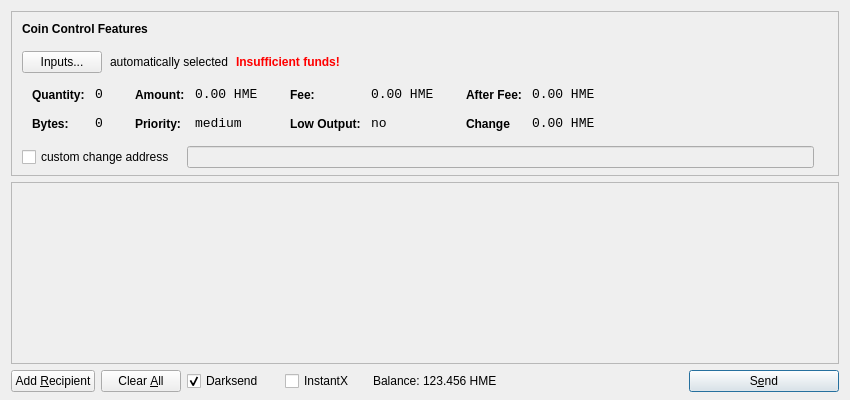
<?xml version="1.0" encoding="UTF-8"?>
<ui version="4.0">
 <class>SendCoinsDialog</class>
 <widget class="QDialog" name="SendCoinsDialog">
  <property name="geometry">
   <rect>
    <x>0</x>
    <y>0</y>
    <width>850</width>
    <height>400</height>
   </rect>
  </property>
  <property name="windowTitle">
   <string>Send Coins</string>
  </property>
  <layout class="QVBoxLayout" name="verticalLayout" stretch="0,1,0">
   <property name="bottomMargin">
    <number>8</number>
   </property>
   <item>
    <widget class="QFrame" name="frameCoinControl">
     <property name="sizePolicy">
      <sizepolicy hsizetype="Expanding" vsizetype="Expanding">
       <horstretch>0</horstretch>
       <verstretch>0</verstretch>
      </sizepolicy>
     </property>
     <property name="maximumSize">
      <size>
       <width>16777215</width>
       <height>16777215</height>
      </size>
     </property>
     <property name="frameShape">
      <enum>QFrame::StyledPanel</enum>
     </property>
     <property name="frameShadow">
      <enum>QFrame::Sunken</enum>
     </property>
     <layout class="QVBoxLayout" name="verticalLayoutCoinControl2">
      <property name="spacing">
       <number>-1</number>
      </property>
      <property name="leftMargin">
       <number>0</number>
      </property>
      <property name="topMargin">
       <number>0</number>
      </property>
      <property name="rightMargin">
       <number>0</number>
      </property>
      <property name="bottomMargin">
       <number>6</number>
      </property>
      <item>
       <layout class="QVBoxLayout" name="verticalLayoutCoinControl" stretch="0,0,0,0,1">
        <property name="spacing">
         <number>0</number>
        </property>
        <property name="leftMargin">
         <number>10</number>
        </property>
        <property name="topMargin">
         <number>10</number>
        </property>
        <item>
         <layout class="QHBoxLayout" name="horizontalLayoutCoinControl1">
          <property name="bottomMargin">
           <number>15</number>
          </property>
          <item>
           <widget class="QLabel" name="labelCoinControlFeatures">
            <property name="sizePolicy">
             <sizepolicy hsizetype="Preferred" vsizetype="Maximum">
              <horstretch>0</horstretch>
              <verstretch>0</verstretch>
             </sizepolicy>
            </property>
            <property name="font">
             <font>
              <weight>75</weight>
              <bold>true</bold>
             </font>
            </property>
            <property name="styleSheet">
             <string notr="true">font-weight:bold;</string>
            </property>
            <property name="text">
             <string>Coin Control Features</string>
            </property>
           </widget>
          </item>
         </layout>
        </item>
        <item>
         <layout class="QHBoxLayout" name="horizontalLayoutCoinControl2" stretch="0,0,0,0">
          <property name="spacing">
           <number>8</number>
          </property>
          <property name="bottomMargin">
           <number>10</number>
          </property>
          <item>
           <widget class="QPushButton" name="pushButtonCoinControl">
            <property name="styleSheet">
             <string notr="true"/>
            </property>
            <property name="text">
             <string>Inputs...</string>
            </property>
           </widget>
          </item>
          <item>
           <widget class="QLabel" name="labelCoinControlAutomaticallySelected">
            <property name="text">
             <string>automatically selected</string>
            </property>
            <property name="margin">
             <number>5</number>
            </property>
           </widget>
          </item>
          <item>
           <widget class="QLabel" name="labelCoinControlInsuffFunds">
            <property name="font">
             <font>
              <weight>75</weight>
              <bold>true</bold>
             </font>
            </property>
            <property name="styleSheet">
             <string notr="true">color:red;font-weight:bold;</string>
            </property>
            <property name="text">
             <string>Insufficient funds!</string>
            </property>
            <property name="margin">
             <number>5</number>
            </property>
           </widget>
          </item>
          <item>
           <spacer name="horizontalSpacerCoinControl">
            <property name="orientation">
             <enum>Qt::Horizontal</enum>
            </property>
            <property name="sizeHint" stdset="0">
             <size>
              <width>40</width>
              <height>1</height>
             </size>
            </property>
           </spacer>
          </item>
         </layout>
        </item>
        <item>
         <widget class="QWidget" name="widgetCoinControl" native="true">
          <property name="sizePolicy">
           <sizepolicy hsizetype="Preferred" vsizetype="Preferred">
            <horstretch>0</horstretch>
            <verstretch>0</verstretch>
           </sizepolicy>
          </property>
          <property name="minimumSize">
           <size>
            <width>0</width>
            <height>0</height>
           </size>
          </property>
          <property name="styleSheet">
           <string notr="true"/>
          </property>
          <layout class="QHBoxLayout" name="horizontalLayoutCoinControl5">
           <property name="margin">
            <number>0</number>
           </property>
           <item>
            <layout class="QHBoxLayout" name="horizontalLayoutCoinControl3" stretch="0,0,0,1">
             <property name="spacing">
              <number>20</number>
             </property>
             <property name="topMargin">
              <number>0</number>
             </property>
             <property name="bottomMargin">
              <number>10</number>
             </property>
             <item>
              <layout class="QFormLayout" name="formLayoutCoinControl1">
               <property name="horizontalSpacing">
                <number>10</number>
               </property>
               <property name="verticalSpacing">
                <number>14</number>
               </property>
               <property name="leftMargin">
                <number>10</number>
               </property>
               <property name="topMargin">
                <number>4</number>
               </property>
               <property name="rightMargin">
                <number>6</number>
               </property>
               <item row="0" column="0">
                <widget class="QLabel" name="labelCoinControlQuantityText">
                 <property name="styleSheet">
                  <string notr="true">font-weight:bold;</string>
                 </property>
                 <property name="text">
                  <string>Quantity:</string>
                 </property>
                 <property name="margin">
                  <number>0</number>
                 </property>
                </widget>
               </item>
               <item row="0" column="1">
                <widget class="QLabel" name="labelCoinControlQuantity">
                 <property name="font">
                  <font>
                   <family>Monospace</family>
                   <pointsize>10</pointsize>
                  </font>
                 </property>
                 <property name="cursor">
                  <cursorShape>IBeamCursor</cursorShape>
                 </property>
                 <property name="contextMenuPolicy">
                  <enum>Qt::ActionsContextMenu</enum>
                 </property>
                 <property name="text">
                  <string>0</string>
                 </property>
                 <property name="margin">
                  <number>0</number>
                 </property>
                 <property name="textInteractionFlags">
                  <set>Qt::LinksAccessibleByMouse|Qt::TextSelectableByKeyboard|Qt::TextSelectableByMouse</set>
                 </property>
                </widget>
               </item>
               <item row="1" column="0">
                <widget class="QLabel" name="labelCoinControlBytesText">
                 <property name="styleSheet">
                  <string notr="true">font-weight:bold;</string>
                 </property>
                 <property name="text">
                  <string>Bytes:</string>
                 </property>
                </widget>
               </item>
               <item row="1" column="1">
                <widget class="QLabel" name="labelCoinControlBytes">
                 <property name="font">
                  <font>
                   <family>Monospace</family>
                   <pointsize>10</pointsize>
                  </font>
                 </property>
                 <property name="cursor">
                  <cursorShape>IBeamCursor</cursorShape>
                 </property>
                 <property name="contextMenuPolicy">
                  <enum>Qt::ActionsContextMenu</enum>
                 </property>
                 <property name="text">
                  <string>0</string>
                 </property>
                 <property name="textInteractionFlags">
                  <set>Qt::LinksAccessibleByMouse|Qt::TextSelectableByKeyboard|Qt::TextSelectableByMouse</set>
                 </property>
                </widget>
               </item>
              </layout>
             </item>
             <item>
              <layout class="QFormLayout" name="formLayoutCoinControl2">
               <property name="horizontalSpacing">
                <number>10</number>
               </property>
               <property name="verticalSpacing">
                <number>14</number>
               </property>
               <property name="leftMargin">
                <number>6</number>
               </property>
               <property name="topMargin">
                <number>4</number>
               </property>
               <property name="rightMargin">
                <number>6</number>
               </property>
               <item row="0" column="0">
                <widget class="QLabel" name="labelCoinControlAmountText">
                 <property name="styleSheet">
                  <string notr="true">font-weight:bold;</string>
                 </property>
                 <property name="text">
                  <string>Amount:</string>
                 </property>
                 <property name="margin">
                  <number>0</number>
                 </property>
                </widget>
               </item>
               <item row="0" column="1">
                <widget class="QLabel" name="labelCoinControlAmount">
                 <property name="font">
                  <font>
                   <family>Monospace</family>
                   <pointsize>10</pointsize>
                  </font>
                 </property>
                 <property name="cursor">
                  <cursorShape>IBeamCursor</cursorShape>
                 </property>
                 <property name="contextMenuPolicy">
                  <enum>Qt::ActionsContextMenu</enum>
                 </property>
                 <property name="text">
                  <string>0.00 HME</string>
                 </property>
                 <property name="textInteractionFlags">
                  <set>Qt::LinksAccessibleByMouse|Qt::TextSelectableByKeyboard|Qt::TextSelectableByMouse</set>
                 </property>
                </widget>
               </item>
               <item row="1" column="0">
                <widget class="QLabel" name="labelCoinControlPriorityText">
                 <property name="styleSheet">
                  <string notr="true">font-weight:bold;</string>
                 </property>
                 <property name="text">
                  <string>Priority:</string>
                 </property>
                </widget>
               </item>
               <item row="1" column="1">
                <widget class="QLabel" name="labelCoinControlPriority">
                 <property name="font">
                  <font>
                   <family>Monospace</family>
                   <pointsize>10</pointsize>
                  </font>
                 </property>
                 <property name="cursor">
                  <cursorShape>IBeamCursor</cursorShape>
                 </property>
                 <property name="contextMenuPolicy">
                  <enum>Qt::ActionsContextMenu</enum>
                 </property>
                 <property name="text">
                  <string>medium</string>
                 </property>
                 <property name="textInteractionFlags">
                  <set>Qt::LinksAccessibleByMouse|Qt::TextSelectableByKeyboard|Qt::TextSelectableByMouse</set>
                 </property>
                </widget>
               </item>
              </layout>
             </item>
             <item>
              <layout class="QFormLayout" name="formLayoutCoinControl3">
               <property name="horizontalSpacing">
                <number>10</number>
               </property>
               <property name="verticalSpacing">
                <number>14</number>
               </property>
               <property name="leftMargin">
                <number>6</number>
               </property>
               <property name="topMargin">
                <number>4</number>
               </property>
               <property name="rightMargin">
                <number>6</number>
               </property>
               <item row="0" column="0">
                <widget class="QLabel" name="labelCoinControlFeeText">
                 <property name="styleSheet">
                  <string notr="true">font-weight:bold;</string>
                 </property>
                 <property name="text">
                  <string>Fee:</string>
                 </property>
                 <property name="margin">
                  <number>0</number>
                 </property>
                </widget>
               </item>
               <item row="0" column="1">
                <widget class="QLabel" name="labelCoinControlFee">
                 <property name="font">
                  <font>
                   <family>Monospace</family>
                   <pointsize>10</pointsize>
                  </font>
                 </property>
                 <property name="cursor">
                  <cursorShape>IBeamCursor</cursorShape>
                 </property>
                 <property name="contextMenuPolicy">
                  <enum>Qt::ActionsContextMenu</enum>
                 </property>
                 <property name="text">
                  <string>0.00 HME</string>
                 </property>
                 <property name="textInteractionFlags">
                  <set>Qt::LinksAccessibleByMouse|Qt::TextSelectableByKeyboard|Qt::TextSelectableByMouse</set>
                 </property>
                </widget>
               </item>
               <item row="1" column="0">
                <widget class="QLabel" name="labelCoinControlLowOutputText">
                 <property name="styleSheet">
                  <string notr="true">font-weight:bold;</string>
                 </property>
                 <property name="text">
                  <string>Low Output:</string>
                 </property>
                </widget>
               </item>
               <item row="1" column="1">
                <widget class="QLabel" name="labelCoinControlLowOutput">
                 <property name="font">
                  <font>
                   <family>Monospace</family>
                   <pointsize>10</pointsize>
                  </font>
                 </property>
                 <property name="cursor">
                  <cursorShape>IBeamCursor</cursorShape>
                 </property>
                 <property name="contextMenuPolicy">
                  <enum>Qt::ActionsContextMenu</enum>
                 </property>
                 <property name="text">
                  <string>no</string>
                 </property>
                 <property name="textInteractionFlags">
                  <set>Qt::LinksAccessibleByMouse|Qt::TextSelectableByKeyboard|Qt::TextSelectableByMouse</set>
                 </property>
                </widget>
               </item>
              </layout>
             </item>
             <item>
              <layout class="QFormLayout" name="formLayoutCoinControl4">
               <property name="horizontalSpacing">
                <number>10</number>
               </property>
               <property name="verticalSpacing">
                <number>14</number>
               </property>
               <property name="leftMargin">
                <number>6</number>
               </property>
               <property name="topMargin">
                <number>4</number>
               </property>
               <property name="rightMargin">
                <number>6</number>
               </property>
               <item row="0" column="0">
                <widget class="QLabel" name="labelCoinControlAfterFeeText">
                 <property name="styleSheet">
                  <string notr="true">font-weight:bold;</string>
                 </property>
                 <property name="text">
                  <string>After Fee:</string>
                 </property>
                 <property name="margin">
                  <number>0</number>
                 </property>
                </widget>
               </item>
               <item row="0" column="1">
                <widget class="QLabel" name="labelCoinControlAfterFee">
                 <property name="font">
                  <font>
                   <family>Monospace</family>
                   <pointsize>10</pointsize>
                  </font>
                 </property>
                 <property name="cursor">
                  <cursorShape>IBeamCursor</cursorShape>
                 </property>
                 <property name="contextMenuPolicy">
                  <enum>Qt::ActionsContextMenu</enum>
                 </property>
                 <property name="text">
                  <string>0.00 HME</string>
                 </property>
                 <property name="textInteractionFlags">
                  <set>Qt::LinksAccessibleByMouse|Qt::TextSelectableByKeyboard|Qt::TextSelectableByMouse</set>
                 </property>
                </widget>
               </item>
               <item row="1" column="0">
                <widget class="QLabel" name="labelCoinControlChangeText">
                 <property name="styleSheet">
                  <string notr="true">font-weight:bold;</string>
                 </property>
                 <property name="text">
                  <string>Change</string>
                 </property>
                </widget>
               </item>
               <item row="1" column="1">
                <widget class="QLabel" name="labelCoinControlChange">
                 <property name="font">
                  <font>
                   <family>Monospace</family>
                   <pointsize>10</pointsize>
                  </font>
                 </property>
                 <property name="cursor">
                  <cursorShape>IBeamCursor</cursorShape>
                 </property>
                 <property name="contextMenuPolicy">
                  <enum>Qt::ActionsContextMenu</enum>
                 </property>
                 <property name="text">
                  <string>0.00 HME</string>
                 </property>
                 <property name="textInteractionFlags">
                  <set>Qt::LinksAccessibleByMouse|Qt::TextSelectableByKeyboard|Qt::TextSelectableByMouse</set>
                 </property>
                </widget>
               </item>
              </layout>
             </item>
            </layout>
           </item>
          </layout>
         </widget>
        </item>
        <item>
         <layout class="QHBoxLayout" name="horizontalLayoutCoinControl4" stretch="0,0,0">
          <property name="spacing">
           <number>12</number>
          </property>
          <property name="sizeConstraint">
           <enum>QLayout::SetDefaultConstraint</enum>
          </property>
          <property name="topMargin">
           <number>5</number>
          </property>
          <property name="rightMargin">
           <number>5</number>
          </property>
          <item>
           <widget class="QCheckBox" name="checkBoxCoinControlChange">
            <property name="text">
             <string>custom change address</string>
            </property>
           </widget>
          </item>
          <item>
           <widget class="QLineEdit" name="lineEditCoinControlChange">
            <property name="enabled">
             <bool>false</bool>
            </property>
            <property name="sizePolicy">
             <sizepolicy hsizetype="Expanding" vsizetype="Fixed">
              <horstretch>0</horstretch>
              <verstretch>0</verstretch>
             </sizepolicy>
            </property>
           </widget>
          </item>
          <item>
           <widget class="QLabel" name="labelCoinControlChangeLabel">
            <property name="sizePolicy">
             <sizepolicy hsizetype="Preferred" vsizetype="Expanding">
              <horstretch>0</horstretch>
              <verstretch>0</verstretch>
             </sizepolicy>
            </property>
            <property name="minimumSize">
             <size>
              <width>0</width>
              <height>0</height>
             </size>
            </property>
            <property name="text">
             <string/>
            </property>
            <property name="margin">
             <number>3</number>
            </property>
           </widget>
          </item>
         </layout>
        </item>
        <item>
         <spacer name="verticalSpacerCoinControl">
          <property name="orientation">
           <enum>Qt::Vertical</enum>
          </property>
          <property name="sizeHint" stdset="0">
           <size>
            <width>800</width>
            <height>1</height>
           </size>
          </property>
         </spacer>
        </item>
       </layout>
      </item>
     </layout>
    </widget>
   </item>
   <item>
    <widget class="QScrollArea" name="scrollArea">
     <property name="widgetResizable">
      <bool>true</bool>
     </property>
     <widget class="QWidget" name="scrollAreaWidgetContents">
      <property name="geometry">
       <rect>
        <x>0</x>
        <y>0</y>
        <width>830</width>
        <height>165</height>
       </rect>
      </property>
      <layout class="QVBoxLayout" name="verticalLayout_2">
       <property name="margin">
        <number>0</number>
       </property>
       <item>
        <layout class="QVBoxLayout" name="entries">
         <property name="spacing">
          <number>6</number>
         </property>
        </layout>
       </item>
       <item>
        <spacer name="verticalSpacer">
         <property name="orientation">
          <enum>Qt::Vertical</enum>
         </property>
         <property name="sizeHint" stdset="0">
          <size>
           <width>20</width>
           <height>40</height>
          </size>
         </property>
        </spacer>
       </item>
      </layout>
     </widget>
    </widget>
   </item>
   <item>
    <layout class="QHBoxLayout" name="horizontalLayout">
     <item>
      <widget class="QPushButton" name="addButton">
       <property name="toolTip">
        <string>Send to multiple recipients at once</string>
       </property>
       <property name="text">
        <string>Add &amp;Recipient</string>
       </property>
       <property name="autoDefault">
        <bool>false</bool>
       </property>
      </widget>
     </item>
     <item>
      <widget class="QPushButton" name="clearButton">
       <property name="sizePolicy">
        <sizepolicy hsizetype="Minimum" vsizetype="Fixed">
         <horstretch>0</horstretch>
         <verstretch>0</verstretch>
        </sizepolicy>
       </property>
       <property name="toolTip">
        <string>Remove all transaction fields</string>
       </property>
       <property name="text">
        <string>Clear &amp;All</string>
       </property>
       <property name="autoRepeatDelay">
        <number>300</number>
       </property>
       <property name="autoDefault">
        <bool>false</bool>
       </property>
      </widget>
     </item>
     <item>
      <layout class="QHBoxLayout" name="horizontalLayout_2">
       <property name="spacing">
        <number>3</number>
       </property>
        <item>
        <widget class="QCheckBox" name="checkUseDarksend">
         <property name="minimumSize">
          <size>
           <width>95</width>
           <height>0</height>
          </size>
         </property>
         <property name="text">
          <string>Darksend</string>
         </property>
         <property name="checked">
          <bool>true</bool>
         </property>
        </widget>
       </item>
       <item>
        <widget class="QCheckBox" name="checkInstantX">
         <property name="enabled">
          <bool>true</bool>
         </property>
         <property name="minimumSize">
          <size>
           <width>85</width>
           <height>0</height>
          </size>
         </property>
         <property name="text">
          <string>InstantX</string>
         </property>
        </widget>
       </item>
       <item>
        <widget class="QLabel" name="label">
         <property name="sizePolicy">
          <sizepolicy hsizetype="Preferred" vsizetype="Fixed">
           <horstretch>0</horstretch>
           <verstretch>0</verstretch>
          </sizepolicy>
         </property>
         <property name="text">
          <string>Balance:</string>
         </property>
        </widget>
       </item>
       <item>
        <widget class="QLabel" name="labelBalance">
         <property name="sizePolicy">
          <sizepolicy hsizetype="Preferred" vsizetype="Fixed">
           <horstretch>0</horstretch>
           <verstretch>0</verstretch>
          </sizepolicy>
         </property>
         <property name="cursor">
          <cursorShape>IBeamCursor</cursorShape>
         </property>
         <property name="text">
          <string>123.456 HME</string>
         </property>
         <property name="textInteractionFlags">
          <set>Qt::LinksAccessibleByMouse|Qt::TextSelectableByKeyboard|Qt::TextSelectableByMouse</set>
         </property>
        </widget>
       </item>
      </layout>
     </item>
     <item>
      <spacer name="horizontalSpacer">
       <property name="orientation">
        <enum>Qt::Horizontal</enum>
       </property>
       <property name="sizeHint" stdset="0">
        <size>
         <width>40</width>
         <height>20</height>
        </size>
       </property>
      </spacer>
     </item>
     <item>
      <widget class="QPushButton" name="sendButton">
       <property name="minimumSize">
        <size>
         <width>150</width>
         <height>0</height>
        </size>
       </property>
       <property name="toolTip">
        <string>Confirm the send action</string>
       </property>
       <property name="text">
        <string>S&amp;end</string>
       </property>
       <property name="icon">
        <iconset resource="../bitcoin.qrc">
         <normaloff>:/icons/send</normaloff>:/icons/send</iconset>
       </property>
       <property name="default">
        <bool>true</bool>
       </property>
      </widget>
     </item>
    </layout>
   </item>
  </layout>
 </widget>
 <resources>
  <include location="../bitcoin.qrc"/>
 </resources>
 <connections/>
</ui>
